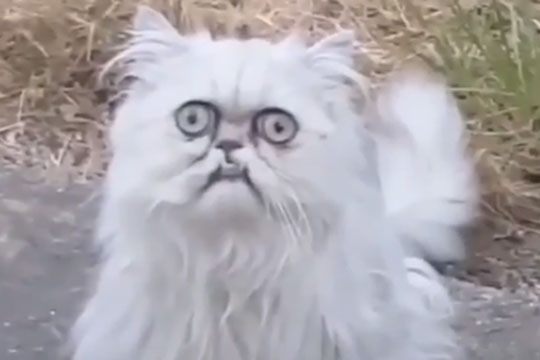
#> input picture lab1/images/cat.jpg, 540 x 360 px
$ jupyter execute lab1.ipynb
#> lines starting #> are read from the running program, lines starting #| are printed output that depends on the picture
# Лабораторная работа №1

##### Светлаковой Ульяны и Суриковой Дарьи 4-ПМИ 2 подгр.

## Прямое преобразование радона

[cell 1]
import numpy as np
import matplotlib.pyplot as plt
import cv2
from skimage.transform import radon, iradon
import warnings
warnings.filterwarnings("ignore", category=UserWarning)

[cell 2]
# Функция для добавления отступов чтобы всё изображение было видно
def pad_image_to_circle(image):
    h, w = image.shape
    size = int(np.sqrt(h**2 + w**2))  # Диаметр вписываемого круга

    # Создаём чёрный квадрат большего размера
    padded_image = np.zeros((size, size), dtype=np.uint8)

    # Вставляем исходное изображение в центр
    y_offset = (size - h) // 2
    x_offset = (size - w) // 2
    padded_image[y_offset:y_offset + h, x_offset:x_offset + w] = image

    return padded_image

Загрузим изображение и преобразуем его в ч/б, чтобы каждый пиксель содержал число от 0 до 1, <br> где 0 - черный, 1 - белый и значения между ними - градации серого.

[cell 3]
# Загрузка изображения
image = cv2.imread('images/cat.jpg', cv2.IMREAD_GRAYSCALE)
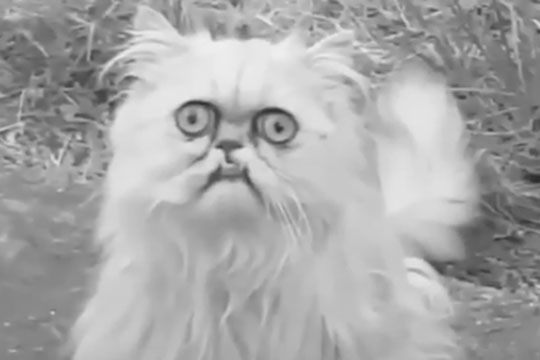
#> image: shape (360, 540); min 43, max 240, mean 168.4
if image is None:
    raise ValueError("Ошибка: изображение не загружено")

# Делаем изображение полностью вписываемым в круг
image = pad_image_to_circle(image)
#> in pad_image_to_circle, `padded_image[y_offset:y_offset + h, x_offset:x_offset + w] = image`:
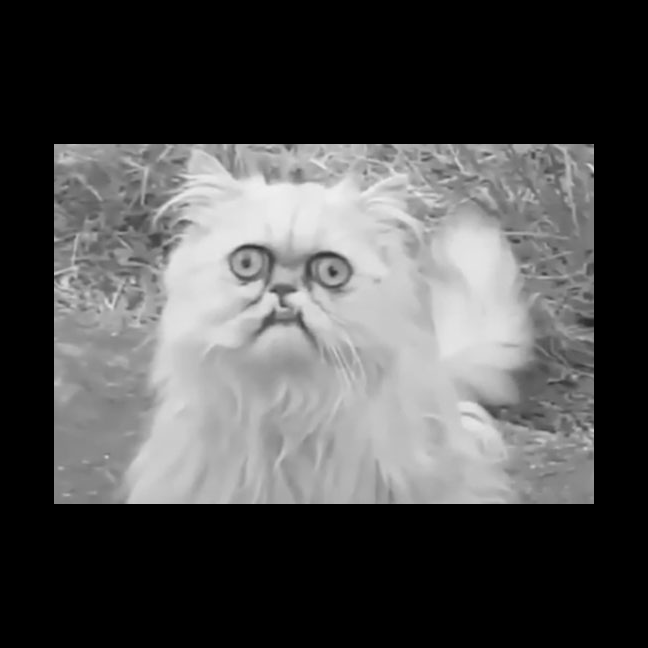
#> padded_image: shape (648, 648); min 0, max 240, mean 78
plt.imshow(image, cmap='gray')
plt.title('Исходное изображение с добавлеными полями')
plt.axis('off')
plt.show()

Суть преобразования радона: как и в случае КТ мы будем делать круговой обход вокруг изображения. <p> Есть две полосы - можно представить,что одна отдает сигнал (в данном случае сверху), другая принимает (снизу). Данный "сигнал" будет исходить по всей ширине прямой сверху, т.е. ширине изображения и складывать значения всех пикселей. В итоге, пройдя по всей картинке, мы получим массив таких сумм. В математическом плане мы получаем интеграл от значений пикселей на прямой, т.е. геометрический смысл преобразования Радона — это интеграл от функции вдоль прямой,
перпендикулярной <br> вектору ${\vec {n}}=(\cos \alpha ,\sin \alpha )$ и проходящей на расстоянии $s$ (измеренного вдоль вектора ${\vec {n}}$, с соответствующим знаком) от начала координат.

<div style="display: flex; justify-content: start;">


</div>

Затем эти полосы мы поворачиваем на некоторый угол $\alpha$, и опять считаем значения. В итоге получаем двумерную матрицу - синограмму, строки которой соответствуют градусам, столбцы - расстоянию от центра прямой до проекции, а каждое значение в матрице - результат интегрирования (суммирования пикселей).

<div style="display: flex; justify-content: start;">


</div>

Затем мы делаем обратное преобразование, применяя к нашей синограмме формулу обратного преобразования радона, чтобы восстановить изображение.

[cell 4]
# Разные шаги углов
steps_list = [1, 5, 10]
angle = 180  # общий угол поворота проекций

fig, axes = plt.subplots(len(steps_list), 3, figsize=(9, 9))

for i, step in enumerate(steps_list):
    theta = np.linspace(0, angle, int(angle / step))  # Генерация углов с разным шагом
    R = radon(image, theta)  # Прямое преобразование радона: проецирует изображение под разными углами и формирует синограмму - график интенсивности проекций
    IR = iradon(R, theta)  # Обратное преобразование

    # Визуализация
    axes[i, 0].imshow(image, cmap='gray')
    axes[i, 0].set_title(f'Оригинал')

    axes[i, 1].imshow(R, cmap='gray', aspect='auto')
    axes[i, 1].set_title(f'Синограмма (шаг {step}°)')

    axes[i, 2].imshow(IR, cmap='gray')
    axes[i, 2].set_title(f'Восстановление (шаг {step}°)')
#> this loop made 3 passes
#> pass 1, `R = radon(image, theta)`:
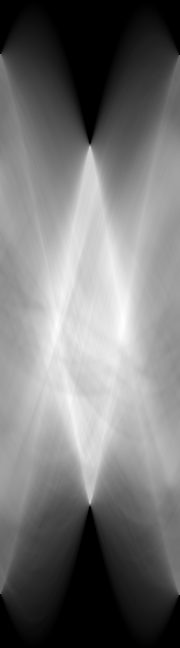
#> R: shape (648, 180) float64; min 0, max 432.2, mean 198.1; drawn with min black and max white
#> pass 1, `IR = iradon(R, theta)`:
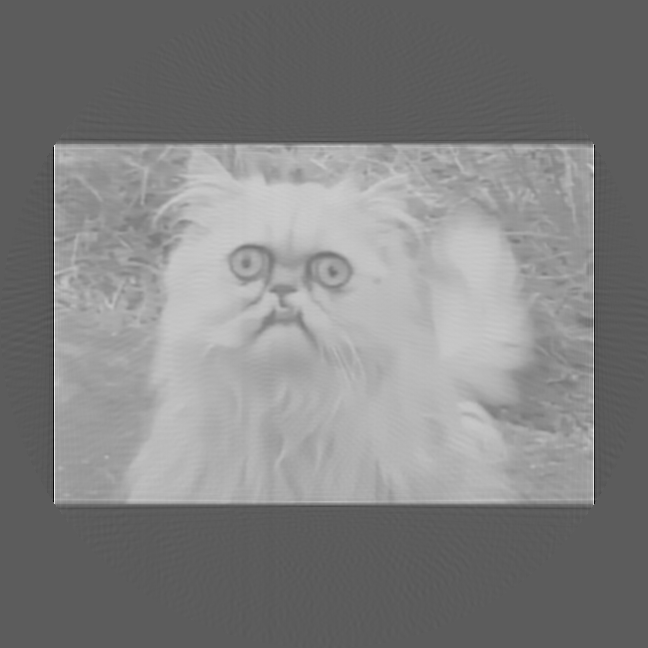
#> IR: shape (648, 648) float64; min -0.77, max 1.36, mean 0.306; drawn with min black and max white
#> pass 2, `R = radon(image, theta)`:
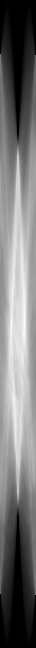
#> R: shape (648, 36) float64; min 0, max 433.8, mean 198.1; drawn with min black and max white
#> pass 2, `IR = iradon(R, theta)`:
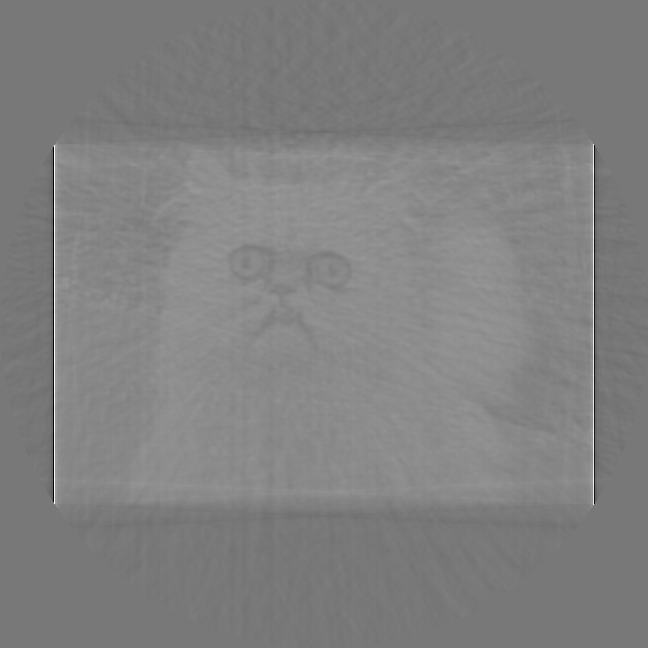
#> IR: shape (648, 648) float64; min -4.32, max 4.85, mean 0.306; drawn with min black and max white

plt.tight_layout()
plt.show()
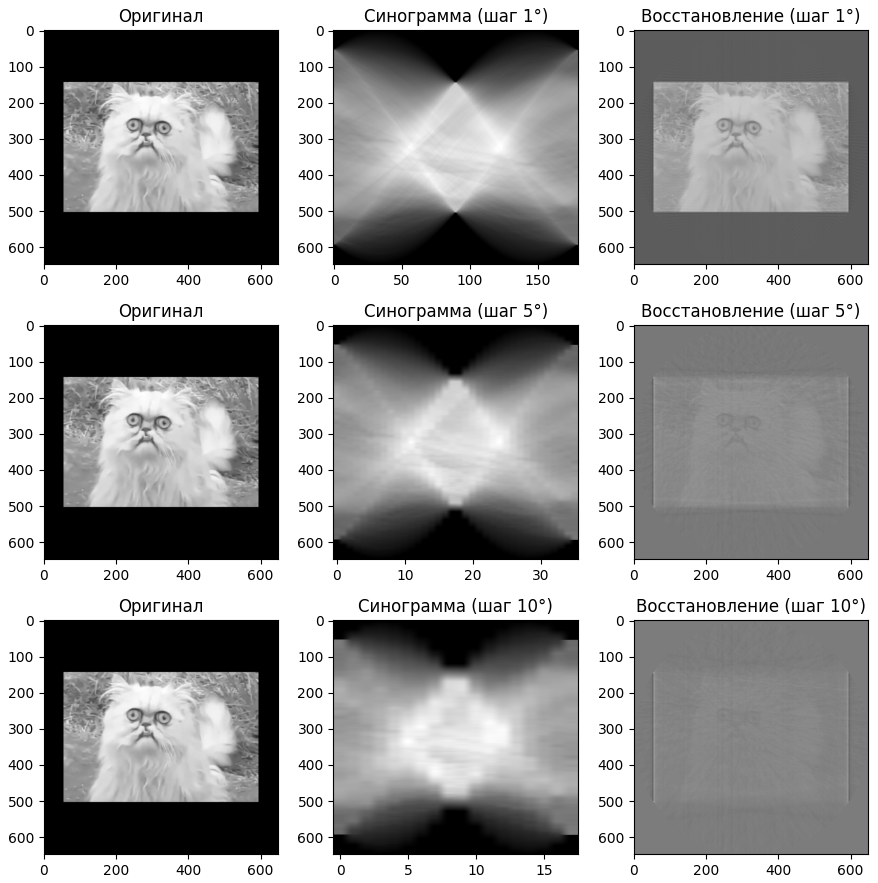
#> figure drawn by matplotlib, 9 panels
